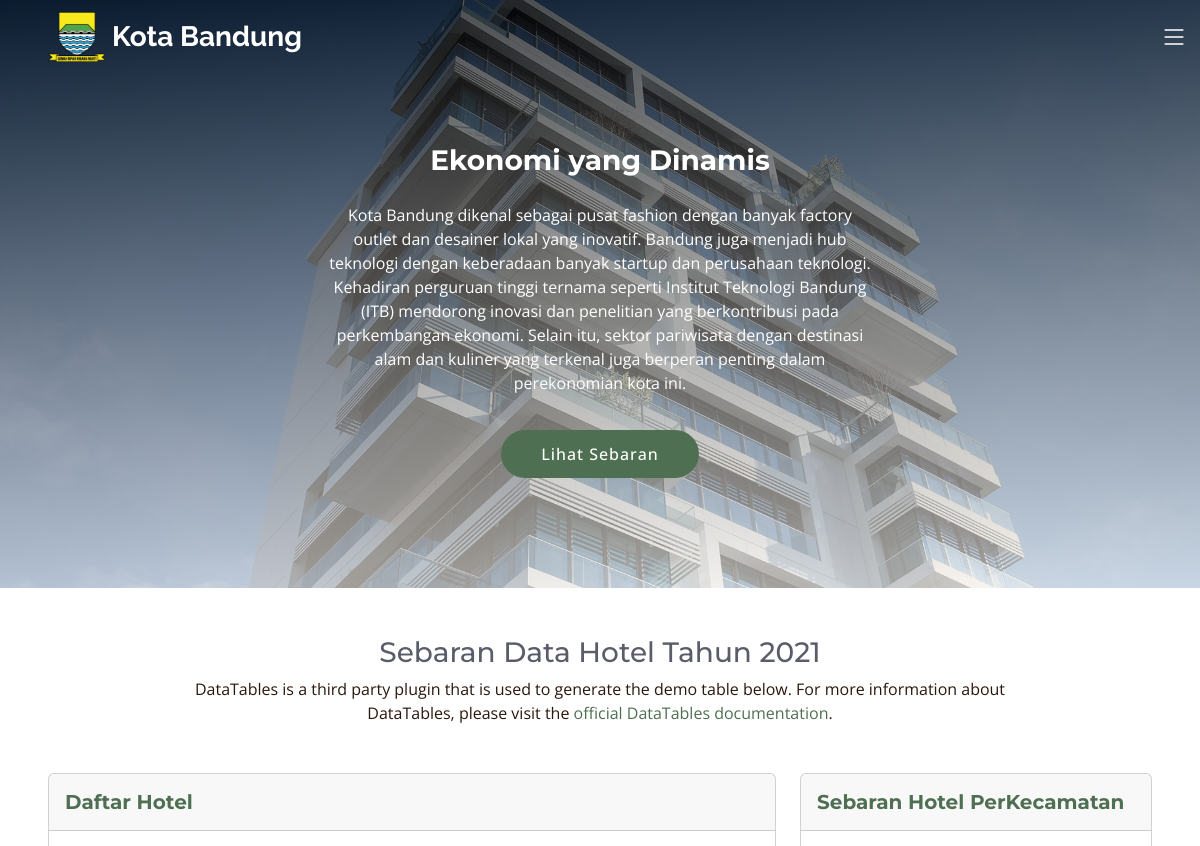
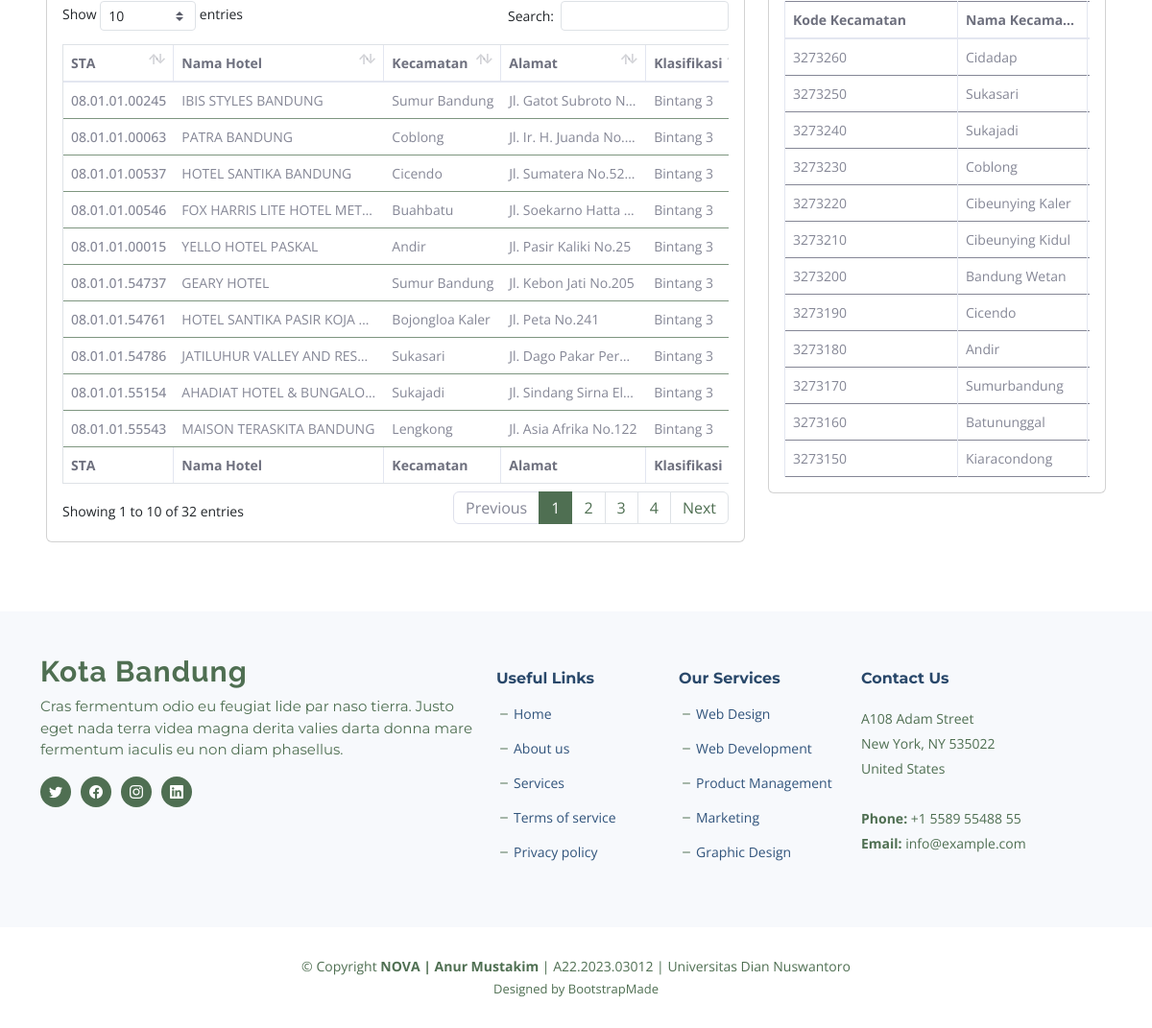
Screenshot of /statistik-informasi/index.php with the database file from the repository (2 pictures, top to bottom).
### tables this page shows
CREATE TABLE `tb_hotel` (
  `ID` int(11) NOT NULL,
  `STA` varchar(255) NOT NULL,
  `Nama_Hotel` varchar(255) NOT NULL,
  `Kecamatan` text NOT NULL,
  `Alamat` text NOT NULL,
  `Klasifikasi` varchar(255) NOT NULL,
  `Owner` varchar(255) NOT NULL,
  `Total_Room` int(11) NOT NULL,
  `Latitude` char(255) NOT NULL,
  `Longitude` char(255) NOT NULL
);

CREATE TABLE `tb_jumlah_hotel` (
  `ID` int(11) NOT NULL,
  `Kd_Kec` varchar(255) NOT NULL,
  `Nm_Kec` varchar(255) NOT NULL,
  `Jml_Hotel` int(11) NOT NULL
);

### statistik-informasi/index.php (the view, shortened to what this page needs)
<?php
    include '../config/connection.php';
    $ambil_data = mysqli_query($conn, "SELECT * FROM tb_hotel ORDER BY ID DESC");
    $ambil_data2 = mysqli_query($conn, "SELECT * FROM tb_jumlah_hotel ORDER BY ID DESC");
?>
<!DOCTYPE html>
<html lang="en">
<head>
    <link href="assets/vendor/bootstrap/css/bootstrap.min.css" rel="stylesheet">
    <link href="assets/vendor/bootstrap-icons/bootstrap-icons.css" rel="stylesheet">
    <link href="assets/vendor/aos/aos.css" rel="stylesheet">
    <link href="assets/vendor/glightbox/css/glightbox.min.css" rel="stylesheet">
    <link href="assets/vendor/swiper/swiper-bundle.min.css" rel="stylesheet">
    <link href="vendor/fontawesome-free/css/all.min.css" rel="stylesheet" type="text/css">
    <link href="css/sb-admin-2.min.css" rel="stylesheet">
    <link rel="stylesheet" href="https://cdn.jsdelivr.net/npm/bootstrap-icons@1.11.3/font/bootstrap-icons.min.css">
    <link href="vendor/datatables/dataTables.bootstrap4.min.css" rel="stylesheet">
    <link rel="stylesheet" href="https://cdn.jsdelivr.net/npm/bootstrap@5.3.3/dist/css/bootstrap.min.css">
    <link rel="stylesheet" href="../assets/css/main2.css">
</head>
<body id="page-top">
    <header id="header" class="header d-flex align-items-center fixed-top">
        <div class="container-fluid ps-xl-5 ps-lg-4 ps-md-4 ps-sm-2 d-flex align-items-center justify-content-between">
        <a href="index.html" class="logo d-flex align-items-center">
            <img src="../assets/img/logo.png" alt="">
            <h3 class="d-flex align-items-center">Kota Bandung</h3>
        </a>
        <i class="mobile-nav-toggle mobile-nav-show bi bi-list"></i>
        </div>
    </header>
    <section id="call-to-action" class="call-to-action ms pt-5">
      <div class="container pt-5" data-aos="fade-up">
        <div class="row justify-content-center pt-5">
          <div class="col-lg-6 text-center">
            <h3>Ekonomi yang Dinamis</h3>
            <p>Kota Bandung dikenal sebagai pusat fashion dengan banyak factory outlet dan desainer lokal yang inovatif. Bandung juga menjadi hub teknologi dengan keberadaan banyak startup dan perusahaan teknologi. Kehadiran perguruan tinggi ternama seperti Institut Teknologi Bandung (ITB) mendorong inovasi dan penelitian yang berkontribusi pada perkembangan ekonomi. Selain itu, sektor pariwisata dengan destinasi alam dan kuliner yang terkenal juga berperan penting dalam perekonomian kota ini.</p>
            <a class="cta-btn" href="../sebaran-data/">Lihat Sebaran</a>
          </div>
        </div>
      </div>
    </section>
            <div id="content">
                <div class="container-fluid p-5">
                    <div class="text-center mb-5 w-75 m-auto">
                        <h1 class="h3 mb-2 text-gray-800">Sebaran Data Hotel Tahun 2021</h1>
                        <p class="mb-4">DataTables is a third party plugin that is used to generate the demo table below.
                            For more information about DataTables, please visit the <a target="_blank"
                                href="https://datatables.net">official DataTables documentation</a>.</p>
                    </div>
                    <div class="row">
                        <div class="col col-12 col-lg-8">
                            <div class="card mb-4">
                                <div class="card-header py-3 d-flex justify-content-between">
                                    <h5 class="m-0 font-weight-bold text-primary">Daftar Hotel</h5>
                                </div>
                                <div class="card-body">
                                    <div class="table-responsive">
                                        <table class="table table-bordered" id="dataTable" width="100%" cellspacing="0">
                                            <thead>
                                                <tr>
                                                    <th class="text-gray-700">STA</th>
                                                    <th class="text-gray-700" style="min-width: 180px !important;">Nama Hotel</th>
                                                    <th class="text-gray-700">Kecamatan</th>
                                                    <th class="text-gray-700">Alamat</th>
                                                    <th class="text-gray-700">Klasifikasi</th>
                                                </tr>
                                            </thead>
                                            <tbody>
                                            <?php while($data = mysqli_fetch_array($ambil_data)) { ?>
                                                <tr>
                                                    <td class=" text-gray-600 border-bottom-1 border-top-0 border-left-0 border-right-0 border-1"><?php  echo $data['STA']?></td>
                                                    <td class=" text-gray-600 border-bottom-1 border-top-0 border-left-0 border-right-0 border-1 fw-normal" style=" min-width: 180px !important;"><?php echo $data['Nama_Hotel']?></td>
                                                    <td class=" text-gray-600 border-bottom-1 border-top-0 border-left-0 border-right-0 border-1 fw-normal"><?php echo $data['Kecamatan']?></td>
                                                    <td class=" text-gray-600 border-bottom-1 border-top-0 border-left-0 border-right-0 border-1 fw-normal"><?php echo $data['Alamat']?></td>
                                                    <td class=" text-gray-600 border-bottom-1 border-top-0 border-left-0 border-right-0 border-1 fw-normal"><?php echo $data['Klasifikasi']?></td>
                                                </tr>
                                            <?php } ?>
                                            </tbody>
                                            <tfoot>
                                                <tr>
                                                    <th class="text-gray-700">STA</th>
                                                    <th class="text-gray-700" style="min-width: 180px !important;">Nama Hotel</th>
                                                    <th class="text-gray-700">Kecamatan</th>
                                                    <th class="text-gray-700">Alamat</th>
                                                    <th class="text-gray-700">Klasifikasi</th>
                                                </tr>
                                            </tfoot>
                                        </table>
                                    </div>
                                </div>
                            </div>
                        </div>
                        <div class="col col-12 col-lg-4">
                            <div class="card mb-4" >
                                <div class="card-header py-3 d-flex justify-content-between">
                                    <h5 class="m-0 font-weight-bold text-primary">Sebaran Hotel PerKecamatan</h5>
                                </div>
                                <div class="card-body">
                                    <div class="table-responsive" style="max-height:62vh;">
                                        <table class="table table-bordered" id="dataTable" width="100%" cellspacing="0">
                                            <thead>
                                                <tr>
                                                    <th class="text-gray-700">Kode Kecamatan</th>
                                                    <th class="text-gray-700">Nama Kecamatan</th>
                                                    <th class="text-gray-700">Jumlah Hotel</th>
                                                </tr>
                                            </thead>
                                            <tbody>
                                            <?php while($data = mysqli_fetch_array($ambil_data2)) { ?>
                                                <tr>
                                                    <td class="text-gray-600 fw-normal" style="min-width: 180px !important;"><?php echo $data['Kd_Kec']?></td>
                                                    <td class="text-gray-600 fw-normal"><?php echo $data['Nm_Kec']?></td>
                                                    <td class="text-gray-600 fw-normal"><?php echo $data['Jml_Hotel']?></td>
                                                </tr>
                                            <?php } ?>
                                            </tbody>
                                        </table>
                                    </div>
                                </div>
                            </div>
                        </div>
                    </div>
                </div>
            </div>
              <footer id="footer" class="footer">
    <div class="footer-content">
    <div class="container">
        <div class="row gy-4">
        <div class="col-lg-5 col-md-12 footer-info">
            <a href="index.html" class="logo d-flex align-items-center">
            <span>Kota Bandung</span>
            </a>
            <p>Cras fermentum odio eu feugiat lide par naso tierra. Justo eget nada terra videa magna derita valies darta donna mare fermentum iaculis eu non diam phasellus.</p>
            <div class="social-links d-flex  mt-3">
            <a href="#" class="twitter"><i class="bi bi-twitter"></i></a>
            <a href="#" class="facebook"><i class="bi bi-facebook"></i></a>
            <a href="#" class="instagram"><i class="bi bi-instagram"></i></a>
            <a href="#" class="linkedin"><i class="bi bi-linkedin"></i></a>
            </div>
        </div>
        <div class="col-lg-2 col-6 footer-links">
            <h4>Useful Links</h4>
            <ul>
            <li><i class="bi bi-dash"></i> <a href="#">Home</a></li>
            <li><i class="bi bi-dash"></i> <a href="#">About us</a></li>
            <li><i class="bi bi-dash"></i> <a href="#">Services</a></li>
            <li><i class="bi bi-dash"></i> <a href="#">Terms of service</a></li>
            <li><i class="bi bi-dash"></i> <a href="#">Privacy policy</a></li>
            </ul>
        </div>
        <div class="col-lg-2 col-6 footer-links">
            <h4>Our Services</h4>
            <ul>
            <li><i class="bi bi-dash"></i> <a href="#">Web Design</a></li>
            <li><i class="bi bi-dash"></i> <a href="#">Web Development</a></li>
            <li><i class="bi bi-dash"></i> <a href="#">Product Management</a></li>
            <li><i class="bi bi-dash"></i> <a href="#">Marketing</a></li>
            <li><i class="bi bi-dash"></i> <a href="#">Graphic Design</a></li>
            </ul>
        </div>
        <div class="col-lg-3 col-md-12 footer-contact text-center text-md-start">
            <h4>Contact Us</h4>
            <p>
            A108 Adam Street <br>
            New York, NY 535022<br>
            United States <br><br>
            <strong>Phone:</strong> +1 5589 55488 55<br>
            <strong>Email:</strong> info@example.com<br>
            </p>
        </div>
        </div>
    </div>
    </div>
    <div class="footer-legal">
    <div class="container">
        <div class="copyright">
        &copy; Copyright <strong><span>NOVA | Anur Mustakim</span></strong> | A22.2023.03012 | Universitas Dian Nuswantoro
        </div>
        <div class="credits">
        Designed by <a href="https://bootstrapmade.com/">BootstrapMade</a>
        </div>
    </div>
    </div>
</footer>
</body>
</html>

### assets/css/main2.css (style rules this page uses)
:root { --font-default: "Open Sans", system-ui, -apple-system, "Segoe UI", Roboto, "Helvetica Neue", Arial, "Noto Sans", "Liberation Sans", sans-serif, "Apple Color Emoji", "Segoe UI Emoji", "Segoe UI Symbol", "Noto Color Emoji"; --font-primary: "Montserrat", sans-serif; --font-secondary: "Raleway", sans-serif; }
:root { --color-default: #2b180d; --color-primary: #4F6F52; --color-secondary: #4F6F52; }
:root { scroll-behavior: smooth; }
body { font-family: var(--font-default); color: var(--color-default); }
a { color: var(--color-primary); text-decoration: none; transition: 0.3s; }
h1, h2, h3, h4, h5, h6 { font-family: var(--font-primary); }
.header { transition: all 0.5s; z-index: 997; padding: 24px 0; }
@media (max-width: 1200px) { .header { padding: 12px 0; } }
.header .logo img { max-height: 50px; margin-right: 6px; }
.header .logo h3 { font-weight: 700; color: #fff; font-family: var(--font-secondary); margin: 0; }
@media (max-width: 1279px) { .mobile-nav-show { color: rgba(255, 255, 255, 0.9); font-size: 28px; cursor: pointer; line-height: 0; transition: 0.5s; } }
.call-to-action { background: linear-gradient(#000000a6, #f5efe6a6), url("../img/cta-bg.jpg") center center; background-size: cover; padding: 100px 0; }
.call-to-action h3 { color: #fff; font-size: 28px; margin-bottom: 25px; font-weight: 700; }
.call-to-action p { color: #fff; margin-bottom: 25px; }
.call-to-action .cta-btn { font-family: var(--font-default); font-weight: 500; font-size: 16px; letter-spacing: 1px; display: inline-block; padding: 12px 40px; border-radius: 50px; transition: 0.5s; margin: 10px; color: #fff; background: #4F6F52; }
.footer { font-size: 14px; }
.footer .footer-content { background-color: #f7f9fc; background-size: contain; padding: 60px 0 30px 0; }
.footer .footer-content .footer-info { margin-bottom: 30px; }
.footer .footer-content .footer-info .logo { line-height: 0; margin-bottom: 25px; }
.footer .footer-content .footer-info .logo span { font-size: 30px; font-weight: 700; letter-spacing: 1px; color: var(--color-secondary); font-family: var(--font-secondary); margin-top: 3px; }
.footer .footer-content .footer-info p { font-size: 15px; margin-bottom: 0; font-family: var(--font-primary); color: var(--color-secondary); }
.footer .footer-content .social-links a { font-size: 14px; line-height: 0; display: inline-block; width: 32px; height: 32px; color: rgba(27, 47, 69, 0.5); margin-right: 10px; transition: 0.3s; display: flex; justify-content: center; align-items: center; background-color: var(--color-primary); color: #fff; border-radius: 50px; }
.footer .footer-content h4 { font-size: 16px; font-weight: bold; color: #29486a; position: relative; padding-bottom: 12px; }
.footer .footer-content .footer-links { margin-bottom: 30px; }
.footer .footer-content .footer-links ul { list-style: none; padding: 0; margin: 0; }
.footer .footer-content .footer-links ul i { margin-right: 2px; color: var(--color-primary); font-size: 16px; line-height: 0; }
.footer .footer-content .footer-links ul li { padding: 10px 0; display: flex; align-items: center; }
.footer .footer-content .footer-links ul li:first-child { padding-top: 0; }
.footer .footer-content .footer-links ul a { color: #31547c; transition: 0.3s; display: inline-block; line-height: 1; }
.footer .footer-content .footer-contact p { line-height: 26px; color: var(--color-secondary); }
.footer .footer-legal { background: #fff; padding: 30px 0; }
.footer .footer-legal .copyright { text-align: center; color: var(--color-secondary); }
.footer .footer-legal .credits { padding-top: 4px; text-align: center; font-size: 13px; color: var(--color-secondary); }

### statistik-informasi/index.php (style rules this page uses)
#dataTable thead tr th, #dataTable tbody tr td, #dataTable tfoot tr th { min-width: fit-content; white-space: nowrap; overflow-x: hidden; max-width: 135px; text-overflow: ellipsis; }
#dataTable tbody tr td { font-weight: 500; padding: 0 auto; }
.text-primary { --bs-text-opacity: 1; color: #4F6F52!important; }
div.table-responsive { font-size: 14px !important; }
.text-gray-600.border-bottom-1 { border-color: #4f6f52ba; }

### rows the page displays
tb_hotel: STA "08.01.01.55543", Nama_Hotel "MAISON TERASKITA BANDUNG", Kecamatan "Lengkong", Alamat "Jl. Asia Afrika No.122", Klasifikasi "Bintang 3"
tb_hotel: STA "08.01.01.55154", Nama_Hotel "AHADIAT HOTEL & BUNGALOW", Kecamatan "Sukajadi", Alamat "Jl. Sindang Sirna El…", Klasifikasi "Bintang 3"
tb_hotel: STA "08.01.01.54786", Nama_Hotel "JATILUHUR VALLEY AND RES…", Kecamatan "Sukasari", Alamat "Jl. Dago Pakar Per…", Klasifikasi "Bintang 3"
tb_hotel: STA "08.01.01.54761", Nama_Hotel "HOTEL SANTIKA PASIR KOJA…", Kecamatan "Bojongloa Kaler", Alamat "Jl. Peta No.241", Klasifikasi "Bintang 3"
tb_hotel: STA "08.01.01.54737", Nama_Hotel "GEARY HOTEL", Kecamatan "Sumur Bandung", Alamat "Jl. Kebon Jati No.205", Klasifikasi "Bintang 3"
tb_hotel: STA "08.01.01.00015", Nama_Hotel "YELLO HOTEL PASKAL", Kecamatan "Andir", Alamat "Jl. Pasir Kaliki No.25", Klasifikasi "Bintang 3"
tb_hotel: STA "08.01.01.00546", Nama_Hotel "FOX HARRIS LITE HOTEL MET…", Kecamatan "Buahbatu", Alamat "Jl. Soekarno Hatta…", Klasifikasi "Bintang 3"
tb_hotel: STA "08.01.01.00537", Nama_Hotel "HOTEL SANTIKA BANDUNG", Kecamatan "Cicendo", Alamat "Jl. Sumatera No.52…", Klasifikasi "Bintang 3"
tb_hotel: STA "08.01.01.00063", Nama_Hotel "PATRA BANDUNG", Kecamatan "Coblong", Alamat "Jl. Ir. H. Juanda No.…", Klasifikasi "Bintang 3"
tb_hotel: STA "08.01.01.00245", Nama_Hotel "IBIS STYLES BANDUNG", Kecamatan "Sumur Bandung", Alamat "Jl. Gatot Subroto N…", Klasifikasi "Bintang 3"
tb_jumlah_hotel: Kd_Kec "3273260", Nm_Kec "Cidadap"
tb_jumlah_hotel: Kd_Kec "3273250", Nm_Kec "Sukasari"
tb_jumlah_hotel: Kd_Kec "3273240", Nm_Kec "Sukajadi"
tb_jumlah_hotel: Kd_Kec "3273230", Nm_Kec "Coblong"
tb_jumlah_hotel: Kd_Kec "3273220", Nm_Kec "Cibeunying Kaler"
tb_jumlah_hotel: Kd_Kec "3273210", Nm_Kec "Cibeunying Kidul"
tb_jumlah_hotel: Kd_Kec "3273200", Nm_Kec "Bandung Wetan"
tb_jumlah_hotel: Kd_Kec "3273190", Nm_Kec "Cicendo"
tb_jumlah_hotel: Kd_Kec "3273180", Nm_Kec "Andir"
tb_jumlah_hotel: Kd_Kec "3273170", Nm_Kec "Sumurbandung"
tb_jumlah_hotel: Kd_Kec "3273160", Nm_Kec "Batununggal"
tb_jumlah_hotel: Kd_Kec "3273150", Nm_Kec "Kiaracondong"
